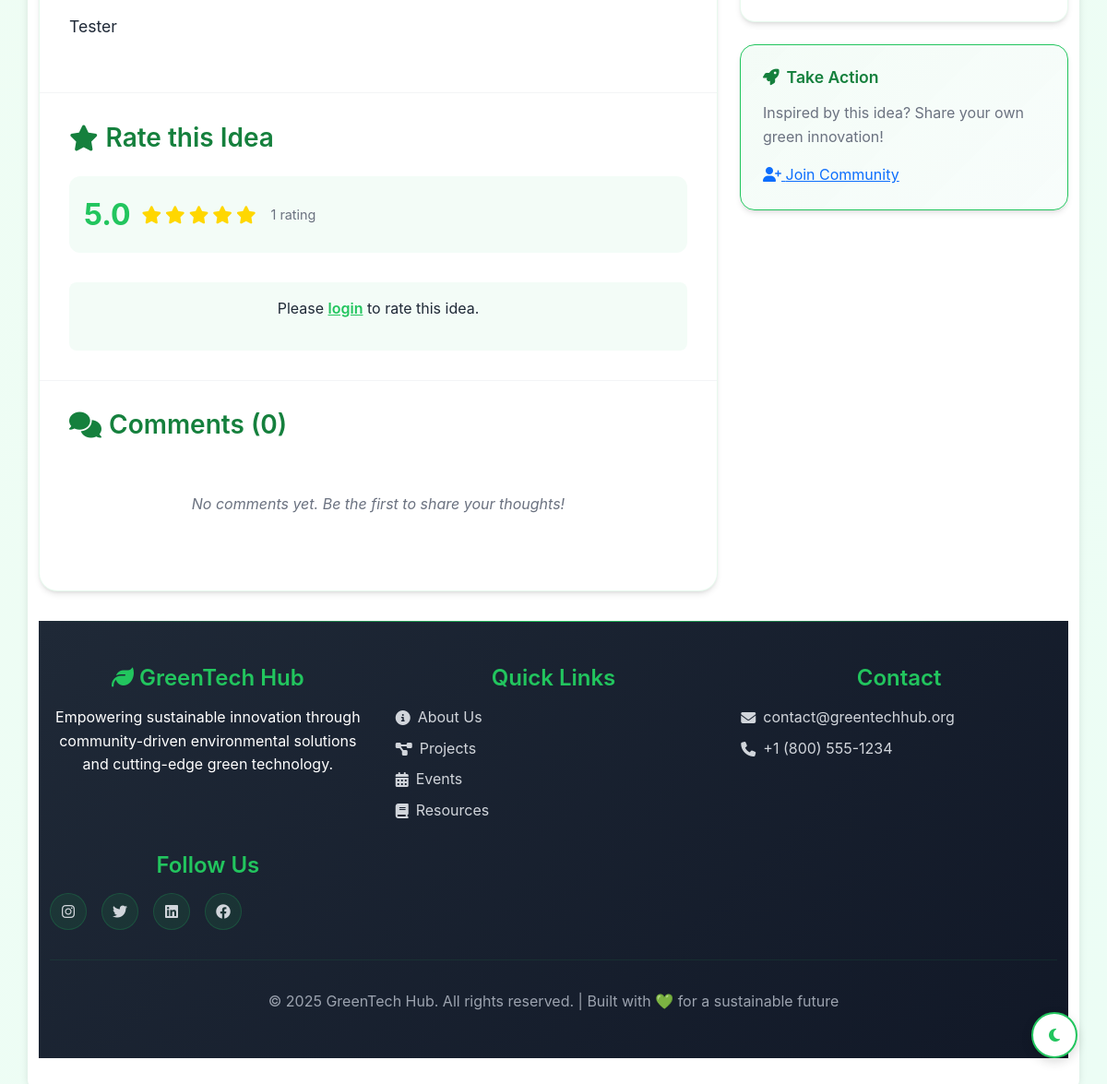
The app's page /idea/2/ (lower part), older data.
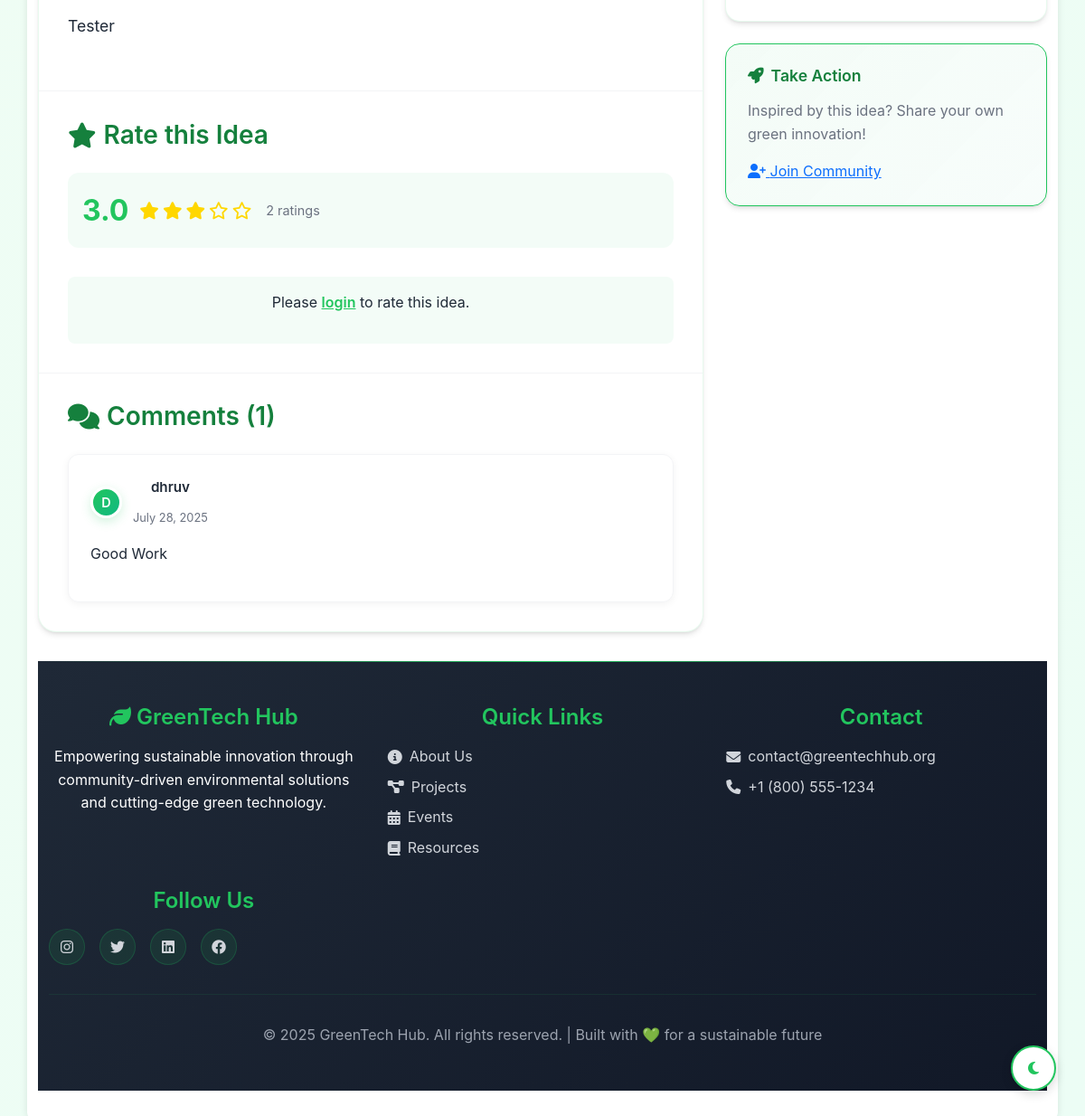
The same page, newer data.
### green_app/models.py (models this page shows, shortened)
class Comment(models.Model):
    idea = models.ForeignKey(GreenIdea, on_delete=models.CASCADE, related_name='comments')
    author = models.ForeignKey(User, on_delete=models.CASCADE)
    content = models.TextField()
    created_at = models.DateTimeField(auto_now_add=True)
    is_approved = models.BooleanField(default=True)

### green_app/views.py (the view)
# urls.py: path('idea/<int:pk>/', views.IdeaDetailView.as_view(), name='idea_detail'),
class IdeaDetailView(DetailView):
    model = GreenIdea
    template_name = 'green_app/idea_detail.html'
    def get_context_data(self, **kwargs):
        context = super().get_context_data(**kwargs)
        idea = self.get_object()
        idea.views_count += 1
        idea.save()
        context['comments'] = idea.comments.filter(is_approved=True).order_by('-created_at')
        context['comment_form'] = CommentForm()
        context['rating_form'] = RatingForm()
        context['average_rating'] = idea.ratings.aggregate(Avg('rating'))['rating__avg']
        context['total_ratings'] = idea.ratings.count()
        context['related_projects'] = idea.projects.all()[:3]
        return context

### templates/green_app/idea_detail.html (shortened to what the changed rows need)
{% extends 'green_app/base.html' %}
{% block content %}
<div class="detail-container fade-in-up">
    <div class="row">
        <div class="col-lg-8">
            <div class="idea-card">
                <div class="rating-section">
                    <div class="rating-stats">
                        <div class="average-rating">
                            <div class="rating-display">
                                {% if average_rating %}
                                    <span class="rating-number">{{ average_rating|floatformat:1 }}</span>
                                    <div class="stars">
                                        {% for i in "12345" %}
                                            {% if forloop.counter <= average_rating %}
                                                <i class="fas fa-star filled"></i>
                                            {% elif forloop.counter <= average_rating|add:0.5 %}
                                                <i class="fas fa-star-half-alt filled"></i>
                                            {% else %}
                                                <i class="far fa-star"></i>
                                            {% endif %}
                                        {% endfor %}
                                    </div>
                                {% else %}
                                    <span class="no-rating">No ratings yet</span>
                                {% endif %}
                            </div>
                            <div class="rating-count">
                                {% if total_ratings %}
                                    <span>{{ total_ratings }} rating{{ total_ratings|pluralize }}</span>
                                {% endif %}
                            </div>
                        </div>
                    </div>
                </div>
                <div class="comments-section">
                    <div class="content-header">
                        <h3><i class="fas fa-comments"></i> Comments ({{ comments.count }})</h3>
                    </div>
                    <div class="comments-list">
                        {% for comment in comments %}
                            <div class="comment-item">
                                <div class="comment-header">
                                    <div class="comment-author">
                                        <div class="author-avatar small">
                                            {{ comment.author.username|first|upper }}
                                        </div>
                                        <div class="author-info">
                                            <div class="author-name">{{ comment.author.username }}</div>
                                            <div class="comment-date">{{ comment.created_at|date:"F d, Y" }}</div>
                                        </div>
                                    </div>
                                </div>
                                <div class="comment-content">
                                    {{ comment.content|linebreaks }}
                                </div>
                            </div>
                        {% empty %}
                            <div class="no-comments">
                                <p>No comments yet. Be the first to share your thoughts!</p>
                            </div>
                        {% endfor %}
                    </div>
                </div>
            </div>
        </div>
    </div>
</div>
{% endblock %}

Row changes from the older to the newer data that the page shows:
added Comment: author.username|first "D", author.username "dhruv", created_at "July 28, 2025", content "Good Work"
Text that changed along with them:
{{ average_rating|floatformat:1 }}: "5.0" → "3.0"
{{ total_ratings }}: "1" → "2"
{{ comments.count }}: "0" → "1"
text no longer shown: "No comments yet. Be the first to share your thoughts!"
